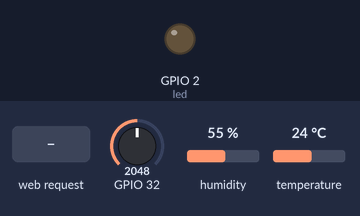
Bench run of a sketch on a simulated ESP32. On the bench: output pins drawn as LEDs (lit = HIGH). The inputs (shaded band) are chosen by the test bench; at power-on: GPIO 32 = 2048, humidity 55 %, temperature 24 °C. WiFi joins after 1.5 s; servers stay silent unless stated; the local clock reads 2024-03-15 10:24:30 at power-on unless the sketch sets it; storage starts empty; what the sketch prints to the serial monitor is not drawn.

Above: at 2.7 s.
2.8 s: HTTP request GET / received
At 3.3 s:
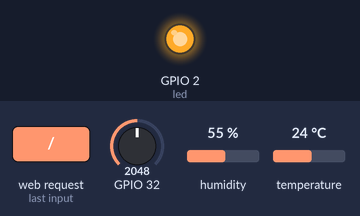
Timing chart, 0 to 5.8 s (numbered marks = the images above; inputs shaded):
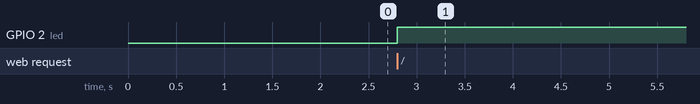

Measured:
- after the input at 2.8 s, GPIO 2 (led): LOW → HIGH at once

The sketch:

Esp32_SoilMoisture_WebServer_DataLog_Int_RTC.ino
```cpp
//Micro SD Card Module Things
/*
 * Connect the SD card to the following pins:
 *
 * SD Card      | ESP3`2
 *    DAT2        -
 *    DAT3      SS //GPIO5
 *    CMD       MOSI  //GPIO23
 *    VSS       GND
 *    VDD       3.3V
 *    CLK       SCK //GPIO18
 *    VSS       GND
 *    DAT0      MISO  //GPIO19
 *    DAT1      -
 */
#include "FS.h"
#include "SD.h"
#include "SPI.h"

//ESP32 WiFi things
#include <WiFi.h>
#include <WiFiClient.h>
#include <WebServer.h>
#include <ESPmDNS.h>

const char* ssid = "xxxxx";
const char* password = "xxxxxxxx";
int port=80;

WebServer server(port);

const int led = LED_BUILTIN;

//DHT11 things
#include "DHT.h"
#define DHTPIN 22
#define DHTTYPE DHT11
DHT dht(DHTPIN, DHTTYPE);
float hum = dht.readHumidity();
float temp = dht.readTemperature();

//Other things
float asoilmoist=analogRead(32);//global variable to store exponential smoothed soil moisture reading
float gwc=exp(-0.0015*asoilmoist + 0.7072); //global variablr to store the gravimetric soil water content

// NTP (Network Time Protocol  : See The SimpleTime Example
#include "time.h"
const char* ntpServer = "pool.ntp.org";
const long  gmtOffset_sec = 3600; //GMT=0, GMT+1=3600, GMT+2=7200.........
const int   daylightOffset_sec = 3600; //GMT=0, GMT+1=3600, GMT+2=7200.........

void handleRoot() {
  digitalWrite(led, 0);
  String webtext ;
  int sec = millis() / 1000;
  int min = sec / 60;
  int hr = min / 60;
  webtext="<html>\
  <head>\
    <meta http-equiv='refresh' content='10'/>\
    <title>WEMOS HIGROW ESP32 WIFI SOIL MOISTURE SENSOR</title>\
    <style>\
      body { background-color: #cccccc; font-family: Arial, Helvetica, Sans-Serif; Color: #000088; }\
    </style>\
  </head>\
  <body>\
    <h1>WEMOS HIGROW ESP32 WIFI SOIL MOISTURE SENSOR</h1>\
    <br>\
    <p>Developed by JJ Slabbert. This code does not publish to any cloud service.</p>\
    <p>For soil moist, high values (range of +/-3344) means dry soil, lower values (+/- 1500) means wet soil. The Soil Moist Reading is influenced by the volumetric soil moisture content and electrical capacitive properties of the soil.</p>\
    <br>\
    <p>Date/Time: <span id='datetime'></span></p><script>var dt = new Date();document.getElementById('datetime').innerHTML = (('0'+dt.getDate()).slice(-2)) +'.'+ (('0'+(dt.getMonth()+1)).slice(-2)) +'.'+ (dt.getFullYear()) +' '+ (('0'+dt.getHours()).slice(-2)) +':'+ (('0'+dt.getMinutes()).slice(-2));</script>\
    <br>\
    <p>Soil Moisture, Sensor Value: "+String(asoilmoist)+"</p>\
    <p>Soil Moisture, gravimetric soil water content (WaterMass/DrySoilMass): "+String(gwc)+"</p>\
    <p>Temperature: "   +String(temp)+" &#176;C</p>\
    <p>Humidity: "   +String(hum)+" %</p>\
    <p><a href='datalog.txt'>DataLog</a> (This download is not working yet. Check the root folder of the Micro SD Card)</p>\
  </body>\
</html>";
  server.send(200, "text/html", webtext);
  digitalWrite(led, 1);
}

void handleNotFound() {
  digitalWrite(led, 1);
  String message = "File Not Found\n\n";
  message += "URI: ";
  message += server.uri();
  message += "\nMethod: ";
  message += (server.method() == HTTP_GET) ? "GET" : "POST";
  message += "\nArguments: ";
  message += server.args();
  message += "\n";
  for (uint8_t i = 0; i < server.args(); i++) {
    message += " " + server.argName(i) + ": " + server.arg(i) + "\n";
  }
  server.send(404, "text/plain", message);
  digitalWrite(led, 0);

}


void setup(void) {
  SD.begin(); //Start the SD card module
  pinMode(led, OUTPUT);
  digitalWrite(led, 0);
  Serial.begin(115200);
  WiFi.mode(WIFI_STA);
  WiFi.begin(ssid, password);
  Serial.println("");

  // Wait for connection
  while (WiFi.status() != WL_CONNECTED) {
    delay(500);
    Serial.print(".");
  }
  Serial.println("");
  Serial.print("Connected to ");
  Serial.println(ssid);
  Serial.print("IP address: ");
  Serial.println(WiFi.localIP());


  if (MDNS.begin("esp32")) {
    Serial.println("MDNS responder started");
  }

  server.on("/", handleRoot);

  server.on("/inline", []() {
    server.send(200, "text/plain", "this works as well");
  });

  server.onNotFound(handleNotFound);

  server.begin();
  Serial.println("HTTP server started");
  dht.begin();

  //init and get the time
  configTime(gmtOffset_sec, daylightOffset_sec, ntpServer);

  struct tm timeinfo;
  if(!getLocalTime(&timeinfo)){
    Serial.println("Failed to obtain time");
    return;
  }
  Serial.println(&timeinfo, "%A, %B %d %Y %H:%M:%S");


}

void loop(void)
{
  int n=1000000; //n is a timing parimeter. large n (n=1000000) means data will be logged +/- every 50 seconds
  for (int i=0; i<=n;i++)
  {
    if (i==n)
      {
        asoilmoist=0.95*asoilmoist+0.05*analogRead(32);//exponential smoothing of soil moisture
        gwc=exp(-0.0015*asoilmoist + 0.7072);
        hum = dht.readHumidity();
        temp = dht.readTemperature();

        struct tm timeinfo;
        getLocalTime(&timeinfo);
        char timeStringBuff[100]; //100 chars should be enough
        strftime(timeStringBuff, sizeof(timeStringBuff), "%A, %B %d %Y %H:%M:%S", &timeinfo);

        File dataFile = SD.open("/datalog.txt", FILE_APPEND);
        String dataString=String(asoilmoist)+", "+String(gwc)+", "+String(temp)+", "+String(hum)+", "+timeStringBuff;
        // if the file is available, write to it:
        if (dataFile) {
          dataFile.println(dataString);
          dataFile.close();
          // print to the serial port too:
          Serial.println(dataString);
        }

        // if the file isn't open, pop up an error:
        else {
          Serial.println("error opening datalog.txt");
          SD.begin();
        }
        server.handleClient();
      }
      else
      {
        asoilmoist=0.95*asoilmoist+0.05*analogRead(32);//exponential smoothing of soil moisture
        gwc=exp(-0.0015*asoilmoist + 0.7072);
        hum = dht.readHumidity();
        temp = dht.readTemperature();
        server.handleClient();
      }
  }
}
```
